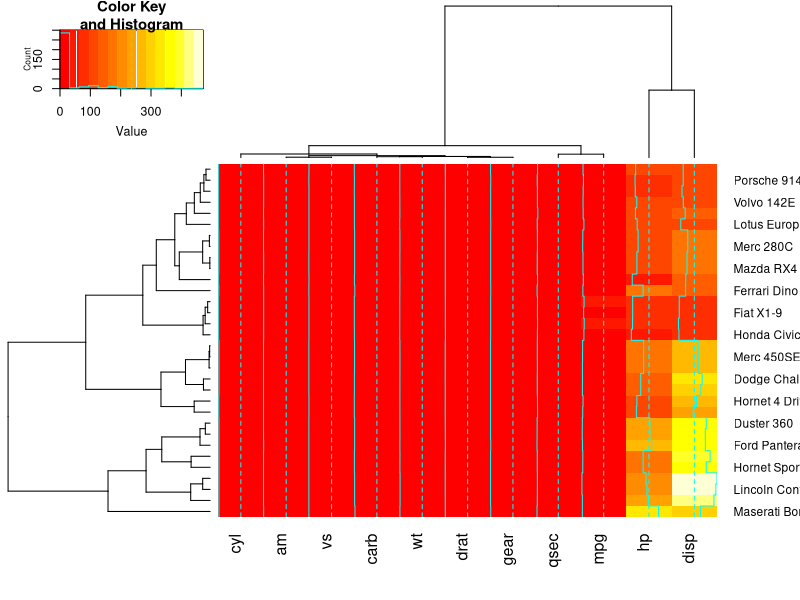
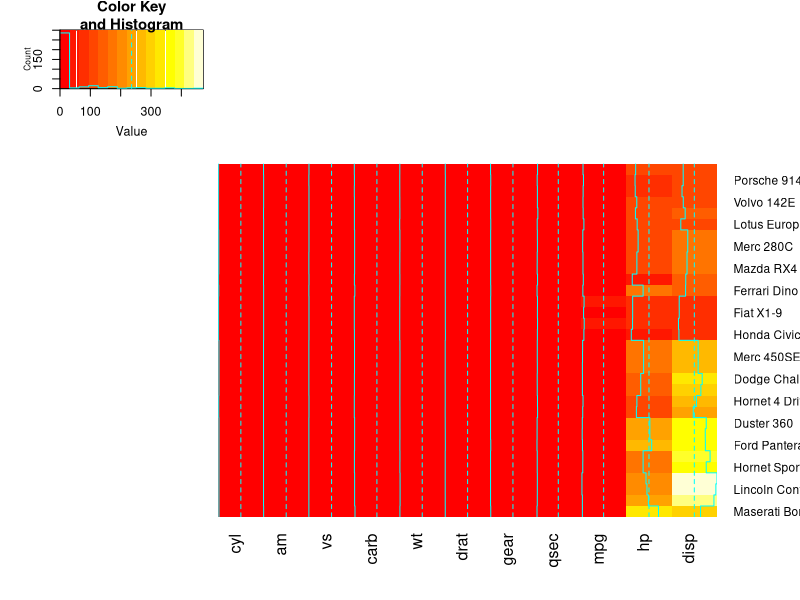
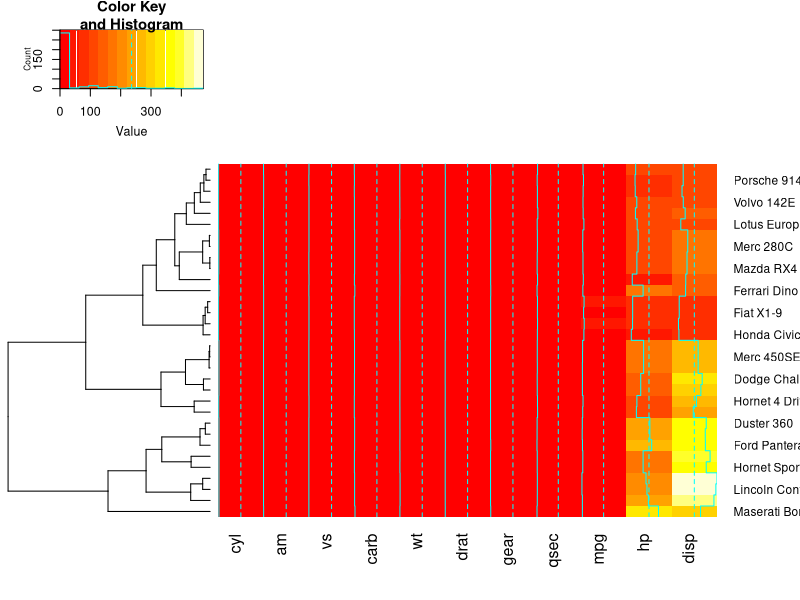
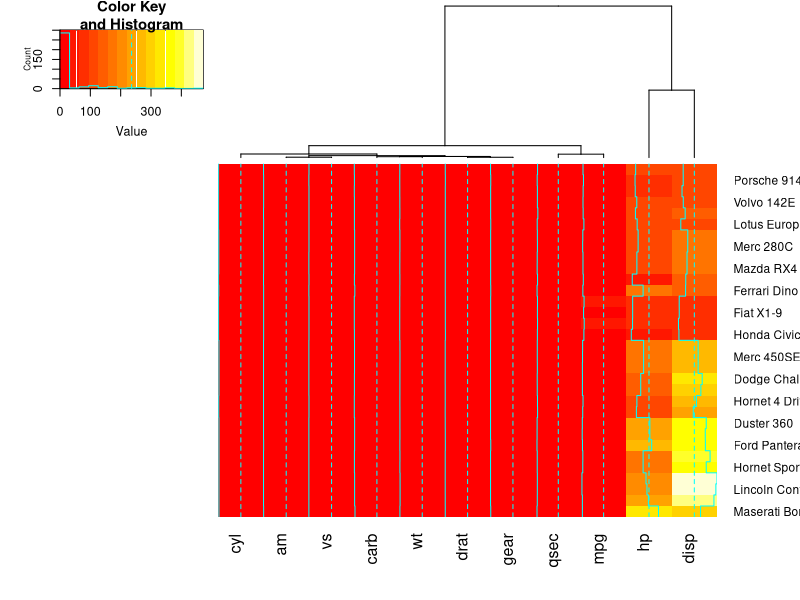
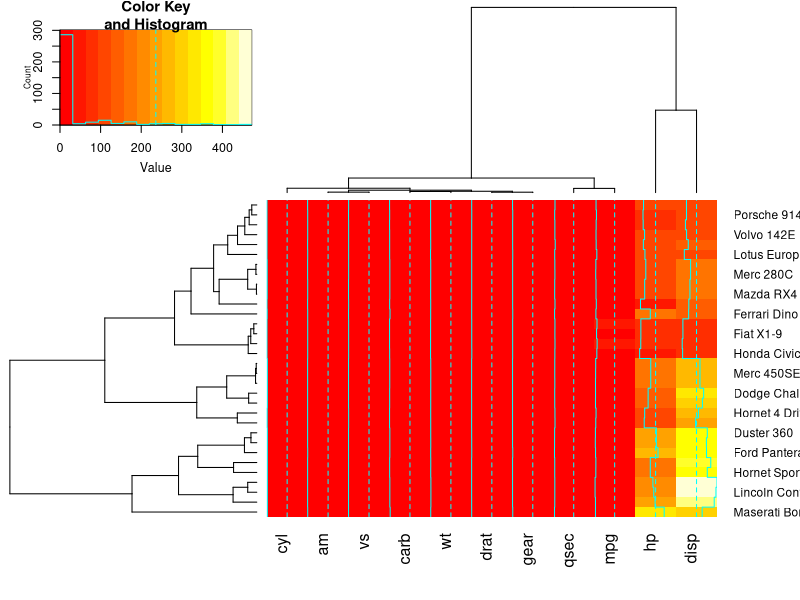
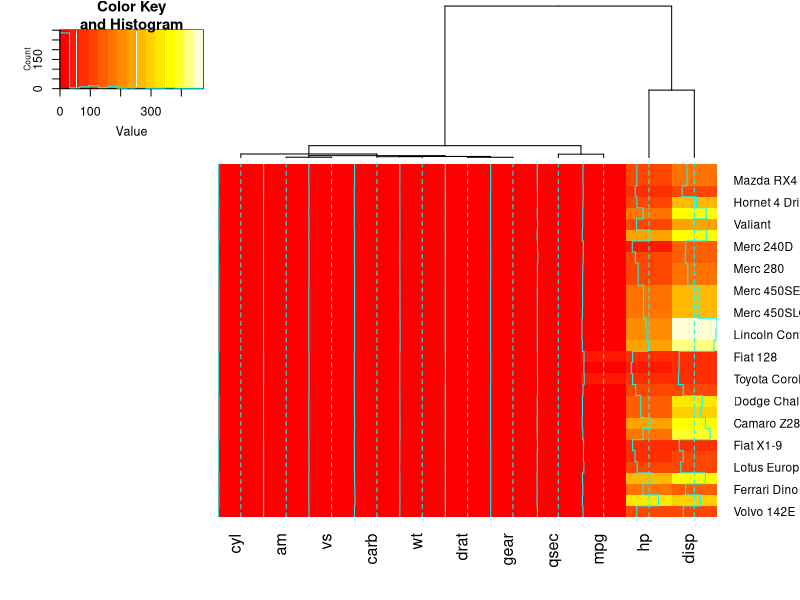
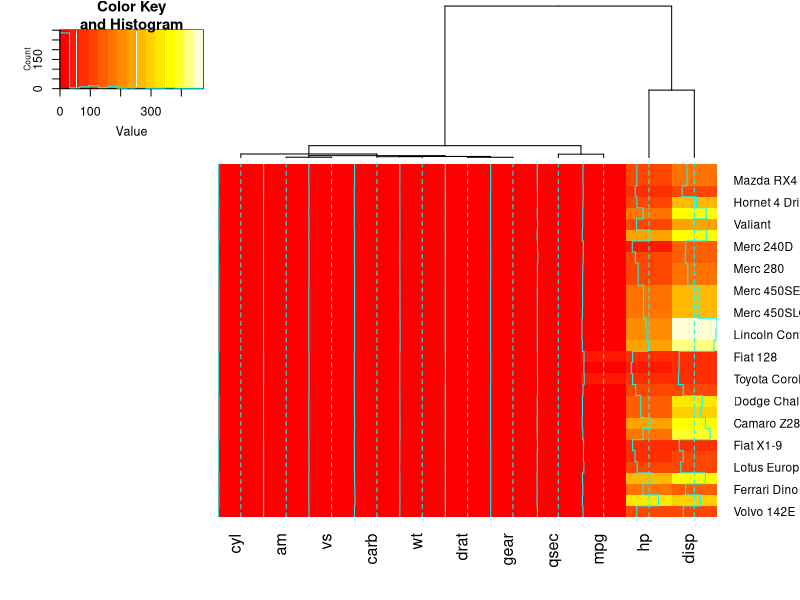
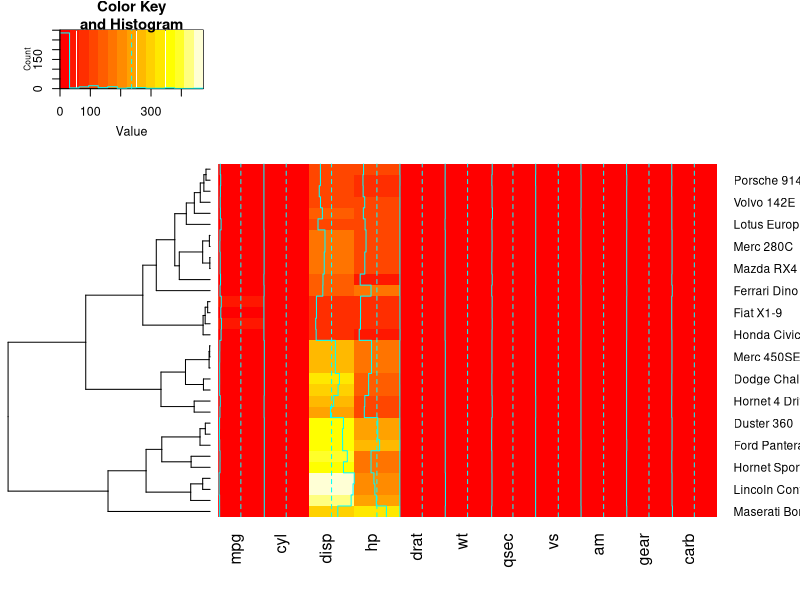

Recreate these plots in R, in order.
## ---- chunk 1
library(gplots)
## ---- chunk 2
data(mtcars)
x  <- as.matrix(mtcars)
rc <- rainbow(nrow(x), start=0, end=.3)
cc <- rainbow(ncol(x), start=0, end=.3)
## ---- chunk 3
heatmap.2(x)  ## default - dendrogram plotted and reordering done.
heatmap.2(x, dendrogram="none") ##  no dendrogram plotted, but reordering done.
heatmap.2(x, dendrogram="row") ## row dendrogram plotted and row reordering done.
heatmap.2(x, dendrogram="col") ## col dendrogram plotted and col reordering done.

heatmap.2(x, keysize=2)  ## default - dendrogram plotted and reordering done.

heatmap.2(x, Rowv=FALSE, dendrogram="both") ## generate warning!
heatmap.2(x, Rowv=NULL, dendrogram="both")  ## generate warning!
heatmap.2(x, Colv=FALSE, dendrogram="both") ## generate warning!

## Reorder dendrogram by branch means rather than sums
heatmap.2(x, reorderfun=function(d, w) reorder(d, w, agglo.FUN = mean) )


## Show effect of row and column label rotation
heatmap.2(x, srtCol=NULL)
heatmap.2(x, srtCol=0,   adjCol = c(0.5,1) )
heatmap.2(x, srtCol=45,  adjCol = c(1,1)   )
heatmap.2(x, srtCol=135, adjCol = c(1,0)   )
heatmap.2(x, srtCol=180, adjCol = c(0.5,0) )
heatmap.2(x, srtCol=225, adjCol = c(0,0)   ) ## not very useful
heatmap.2(x, srtCol=270, adjCol = c(0,0.5) )
heatmap.2(x, srtCol=315, adjCol = c(0,1)   )
heatmap.2(x, srtCol=360, adjCol = c(0.5,1) )

heatmap.2(x, srtRow=45, adjRow=c(0, 1) )
heatmap.2(x, srtRow=45, adjRow=c(0, 1), srtCol=45, adjCol=c(1,1) )
heatmap.2(x, srtRow=45, adjRow=c(0, 1), srtCol=270, adjCol=c(0,0.5) )
## ---- chunk 4
heatmap.2(x, offsetRow=0, offsetCol=0)
heatmap.2(x, offsetRow=1, offsetCol=1)
heatmap.2(x, offsetRow=2, offsetCol=2)
heatmap.2(x, offsetRow=-1, offsetCol=-1)

heatmap.2(x, srtRow=0, srtCol=90, offsetRow=0, offsetCol=0)
heatmap.2(x, srtRow=0, srtCol=90, offsetRow=1, offsetCol=1)
heatmap.2(x, srtRow=0, srtCol=90, offsetRow=2, offsetCol=2)
heatmap.2(x, srtRow=0, srtCol=90, offsetRow=-1, offsetCol=-1)
## ---- chunk 5
lmat <- rbind( c(5,3,4), c(2,1,4) )
lhei <- c(1.5, 4)
lwid <- c(1.5, 4, 0.75)

myplot <- function() {
            oldpar <- par("mar")
            par(mar=c(5.1, 4.1, 0.5, 0.5))
            plot(mpg ~ hp, data=x)
          }

heatmap.2(x, lmat=lmat, lhei=lhei, lwid=lwid, key=FALSE, extrafun=myplot)
## ---- chunk 6
heatmap.2(x,
          key.title=NA, # no title
          key.xlab=NA,  # no xlab
          key.par=list(mgp=c(1.5, 0.5, 0),
                       mar=c(2.5, 2.5, 1, 0)),
          key.xtickfun=function() {
                breaks <- parent.frame()$breaks
                return(list(
                     at=parent.frame()$scale01(c(breaks[1],
                                                 breaks[length(breaks)])),
                     labels=c(as.character(breaks[1]),
                              as.character(breaks[length(breaks)]))
                     ))
          })

heatmap.2(x,
         breaks=256,
         key.title=NA,
         key.xlab=NA,
         key.par=list(mgp=c(1.5, 0.5, 0),
                      mar=c(1, 2.5, 1, 0)),
         key.xtickfun=function() {
              cex <- par("cex")*par("cex.axis")
              side <- 1
              line <- 0
              col <- par("col.axis")
              font <- par("font.axis")
              mtext("low", side=side, at=0, adj=0,
                    line=line, cex=cex, col=col, font=font)
              mtext("high", side=side, at=1, adj=1,
                    line=line, cex=cex, col=col, font=font)
              return(list(labels=FALSE, tick=FALSE))
         })
## ---- chunk 7
hv <- heatmap.2(x, col=bluered, scale="column", tracecol="#303030")
## ---- chunk 8
names(hv)
## ---- chunk 9
## Show the mapping of z-score values to color bins
hv$colorTable

## Extract the range associated with white
hv$colorTable[hv$colorTable[,"color"]=="#FFFFFF",]

## Determine the original data values that map to white
whiteBin <- unlist(hv$colorTable[hv$colorTable[,"color"]=="#FFFFFF",1:2])
rbind(whiteBin[1] * hv$colSDs + hv$colMeans,
      whiteBin[2] * hv$colSDs + hv$colMeans )
##
## A more decorative heatmap, with z-score scaling along columns
##
hv <- heatmap.2(x, col=cm.colors(255), scale="column",
              RowSideColors=rc, ColSideColors=cc, margin=c(5, 10),
              xlab="specification variables", ylab= "Car Models",
              main="heatmap(<Mtcars data>, ..., scale=\"column\")",
              tracecol="green", density="density")
## Note that the breakpoints are now symmetric about 0

data(attitude)
round(Ca <- cor(attitude), 2)
symnum(Ca) # simple graphic

# with reorder
heatmap.2(Ca,           symm=TRUE, margin=c(6, 6), trace="none" )

# without reorder
heatmap.2(Ca, Rowv=FALSE, symm=TRUE, margin=c(6, 6), trace="none" )

## Place the color key below the image plot
heatmap.2(x, lmat=rbind( c(0, 3), c(2,1), c(0,4) ), lhei=c(1.5, 4, 2 ) )

## Place the color key to the top right of the image plot
heatmap.2(x, lmat=rbind( c(0, 3, 4), c(2,1,0 ) ), lwid=c(1.5, 4, 2 ) )

## For variable clustering, rather use distance based on cor():
data(USJudgeRatings)
symnum( cU <- cor(USJudgeRatings) )

hU <- heatmap.2(cU, Rowv=FALSE, symm=TRUE, col=topo.colors(16),
             distfun=function(c) as.dist(1 - c), trace="none")

## The Correlation matrix with same reordering:
hM <- format(round(cU, 2))
hM

# now with the correlation matrix on the plot itself

heatmap.2(cU, Rowv=FALSE, symm=TRUE, col=rev(heat.colors(16)),
            distfun=function(c) as.dist(1 - c), trace="none",
            cellnote=hM)

## genechip data examples
## Not run:
#library(affy)
#data(SpikeIn)
#pms <- SpikeIn@pm

# just the data, scaled across rows
#heatmap.2(pms, col=rev(heat.colors(16)), main="SpikeIn@pm",
#             xlab="Relative Concentration", ylab="Probeset",
#             scale="row")

# fold change vs "12.50" sample
#data <- pms / pms[, "12.50"]
#data <- ifelse(data>1, data, -1/data)
#heatmap.2(data, breaks=16, col=redgreen, tracecol="blue",
#              main="SpikeIn@pm Fold Changes\nrelative to 12.50 sample",
#              xlab="Relative Concentration", ylab="Probeset")
## ---- chunk 10
packageVersion("gplots")
